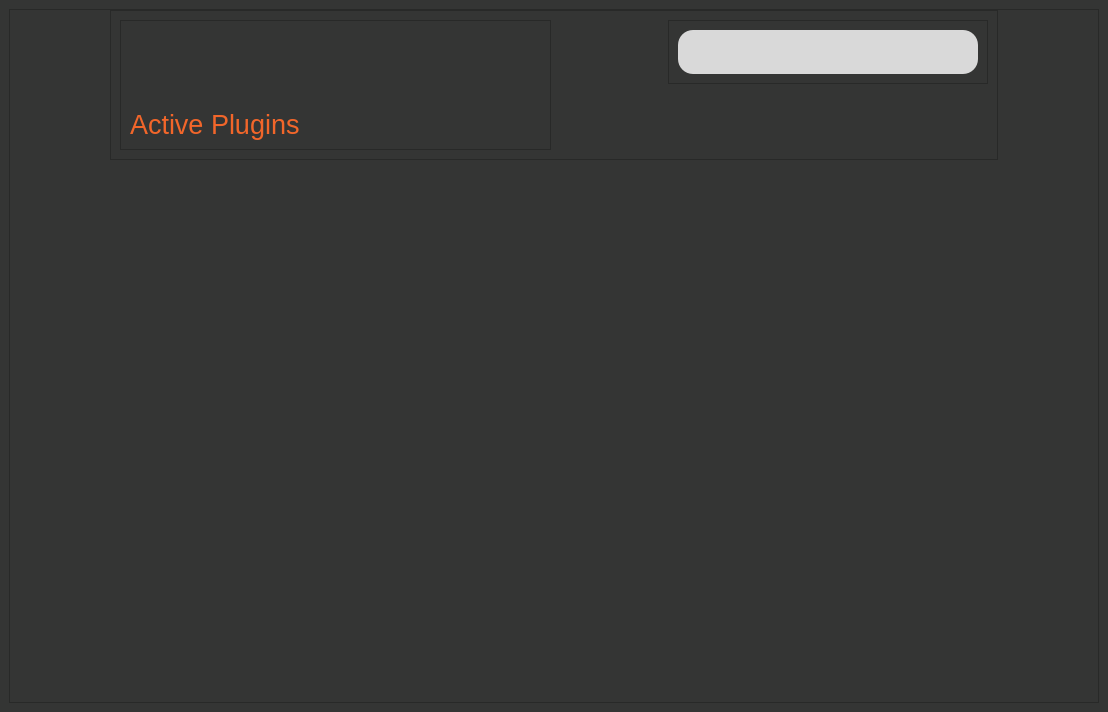
<?xml version="1.0" encoding="UTF-8"?>
<ui version="4.0">
 <class>MainWindow</class>
 <widget class="QMainWindow" name="MainWindow">
  <property name="geometry">
   <rect>
    <x>0</x>
    <y>0</y>
    <width>1108</width>
    <height>712</height>
   </rect>
  </property>
  <property name="windowTitle">
   <string>MainWindow</string>
  </property>
  <property name="styleSheet">
   <string notr="true">QWidget{
	background-color: rgb(52, 53, 52);
}

/*VERTICAL SCROLLBAR*/
QScrollBar:vertical {
	border:none;
	background-color: rgb(242, 102, 42);
    width:14px;
    margin:15px 0 15px 0;
    border-radius:0px;
}

/*HANDLE BAT VERTICAL*/
QScrollBar::handle:vertical{
	background-color:  rgb(242, 102, 42);
    min-height:30px;
    border-radius:7px;
}

QScrollBar::handle:vertical:hover {
  background-color:orange;
}

QScrollBar::handle:vertical:pressed{
   background-color:orange;
}

/*BTN TOP -SCROLLBAR*/
QScrollBar::sub-line:vertical {
  border:none;
  background-color:  rgb(242, 102, 42);
  height:15px;
  border-top-left-radius:7px;
  border-top-right-radius:7px;
  subcontrol-position:top;
  subcontrol-origin:margin;
}

QScrollBar::sub-line:vertical:hover{
	background-color: orange;
}

QScrollBar::sub-line:vertical:pressed{
	background-color: orange;
}

/*BTN BOTTOM -SCROLLBAR*/
QScrollBar::add-line:vertical {
  border:none;
  background-color:  rgb(242, 102, 42);
  height:15px;
  border-bottom-left-radius:7px;
  border-bottom-right-radius:7px;
  subcontrol-position:bottom;
  subcontrol-origin:margin;
}

QScrollBar::add-line:vertical:hover{
	background-color: orange;
}

QScrollBar::add-line:vertical:pressed{
	background-color:orange;
}


/*RESET ARROW*/
QScrollBar::up-arrow:vertical, QScrollBar::down-arrow:vertical{
  background:none;
}

QScrollBar::add-page:vertical, QScrollBar::sub-page:vertical{
  background:none;
}


/* HORIZONTAL SCROLLBAR*/
QScrollBar:horizontal {
   	border:none;
	background-color: rgb(242, 102, 42);
    height:14px;
    margin:0 15px 0 15px;
    border-radius:0px;
}
QScrollBar::handle:horizontal {
    background-color:  rgb(242, 102, 42);
    min-width:30px;
    border-radius:7px;
}

QScrollBar::handle:horizontal:hover {
  background-color:orange;
}

QScrollBar::handle:horizontal:pressed{
   background-color:orange;
}

QScrollBar::add-line:horizontal {
  border:none;
  background-color: rgb(242, 102, 42);
  width:15px;
  border-bottom-right-radius:7px;
  border-top-right-radius:7px;
  subcontrol-position:right;
  subcontrol-origin:margin;
}

QScrollBar::add-line:horizontal:hover{
	background-color: orange;
}

QScrollBar::add-line:horizontal:pressed{
	background-color:orange;
}

QScrollBar::sub-line:horizontal {
  border:none;
  background-color:  rgb(242, 102, 42);
  width:15px;
  border-bottom-left-radius:7px;
  border-top-left-radius:7px;
  subcontrol-position:left;
  subcontrol-origin:margin;
}

QScrollBar::sub-line:horizontal:hover{
	background-color:orange;
}

QScrollBar::sub-line:horizontal:pressed{
	background-color:orange;
}

QScrollBar::up-arrow:horizontal, QScrollBar::down-arrow:horizontal
{
 background:none;
}
QScrollBar::add-page:horizontal, QScrollBar::sub-page:horizontal
{
 background:none;
}</string>
  </property>
  <widget class="QWidget" name="centralwidget">
   <property name="styleSheet">
    <string notr="true">QWidget{
	background-color: rgb(52, 53, 52);
}</string>
   </property>
   <layout class="QVBoxLayout" name="verticalLayout">
    <item>
     <widget class="QFrame" name="mainPluginFrame">
      <property name="font">
       <font>
        <pointsize>3</pointsize>
       </font>
      </property>
      <property name="frameShape">
       <enum>QFrame::StyledPanel</enum>
      </property>
      <property name="frameShadow">
       <enum>QFrame::Raised</enum>
      </property>
      <layout class="QVBoxLayout" name="verticalLayout_2">
       <property name="spacing">
        <number>0</number>
       </property>
       <property name="leftMargin">
        <number>100</number>
       </property>
       <property name="topMargin">
        <number>0</number>
       </property>
       <property name="rightMargin">
        <number>100</number>
       </property>
       <property name="bottomMargin">
        <number>0</number>
       </property>
       <item>
        <widget class="QFrame" name="frame">
         <property name="minimumSize">
          <size>
           <width>0</width>
           <height>150</height>
          </size>
         </property>
         <property name="maximumSize">
          <size>
           <width>16777215</width>
           <height>150</height>
          </size>
         </property>
         <property name="frameShape">
          <enum>QFrame::StyledPanel</enum>
         </property>
         <property name="frameShadow">
          <enum>QFrame::Raised</enum>
         </property>
         <layout class="QHBoxLayout" name="horizontalLayout">
          <item>
           <widget class="QFrame" name="frame_3">
            <property name="frameShape">
             <enum>QFrame::StyledPanel</enum>
            </property>
            <property name="frameShadow">
             <enum>QFrame::Raised</enum>
            </property>
            <layout class="QVBoxLayout" name="verticalLayout_4">
             <item alignment="Qt::AlignBottom">
              <widget class="QLabel" name="label_2">
               <property name="font">
                <font>
                 <family>Arial</family>
                 <pointsize>20</pointsize>
                </font>
               </property>
               <property name="styleSheet">
                <string notr="true">QLabel {
 color:rgb(242, 102, 42);
}</string>
               </property>
               <property name="text">
                <string>Active Plugins</string>
               </property>
              </widget>
             </item>
            </layout>
           </widget>
          </item>
          <item alignment="Qt::AlignRight|Qt::AlignTop">
           <widget class="QFrame" name="frame_2">
            <property name="frameShape">
             <enum>QFrame::StyledPanel</enum>
            </property>
            <property name="frameShadow">
             <enum>QFrame::Raised</enum>
            </property>
            <layout class="QVBoxLayout" name="verticalLayout_3">
             <item>
           <widget class="QFrame" name="framePluginSearch">
  <property name="sizePolicy">
    <sizepolicy hsizetype="Fixed" vsizetype="Fixed">
      <horstretch>0</horstretch>
      <verstretch>0</verstretch>
    </sizepolicy>
  </property>
  <property name="minimumSize">
    <size>
      <width>300</width>
      <height>30</height>
    </size>
  </property>
  <property name="maximumSize">
    <size>
      <width>300</width>
      <height>50</height>
    </size>
  </property>
  <property name="styleSheet">
    <string notr="true">
      QFrame {
        background-color: #D9D9D9;
        border-radius: 15px;
      }
      QLineEdit {
        background-color: transparent;
        border: none;
        padding: 5px;
        color: black; /* Ensure text color is visible */
        z-index: 1;  /* Ensure the text input is on top */
      }
    </string>
  </property>
  <property name="frameShape">
    <enum>QFrame::StyledPanel</enum>
  </property>
  <property name="frameShadow">
    <enum>QFrame::Raised</enum>
  </property>
  <layout class="QHBoxLayout" name="horizontalLayout_6">
    <item>
      <widget class="QLineEdit" name="lineEditPluginSearch">
        <property name="sizePolicy">
          <sizepolicy hsizetype="Expanding" vsizetype="Fixed">
            <horstretch>0</horstretch>
            <verstretch>0</verstretch>
          </sizepolicy>
        </property>
      </widget>
    </item>
  </layout>
</widget>

             </item>
            </layout>
           </widget>
          </item>
         </layout>
        </widget>
       </item>
       <item>
        <widget class="QScrollArea" name="pluginScroll">
         <property name="styleSheet">
          <string notr="true">QScrollArea {
	border:1px solid transparent;
}</string>
         </property>
         <property name="widgetResizable">
          <bool>true</bool>
         </property>
         <widget class="QWidget" name="scrollAreaWidgetContents_3">
          <property name="geometry">
           <rect>
            <x>0</x>
            <y>0</y>
            <width>886</width>
            <height>540</height>
           </rect>
          </property>
         </widget>
        </widget>
       </item>
      </layout>
     </widget>
    </item>
   </layout>
  </widget>
 </widget>
 <resources/>
 <connections/>
</ui>
